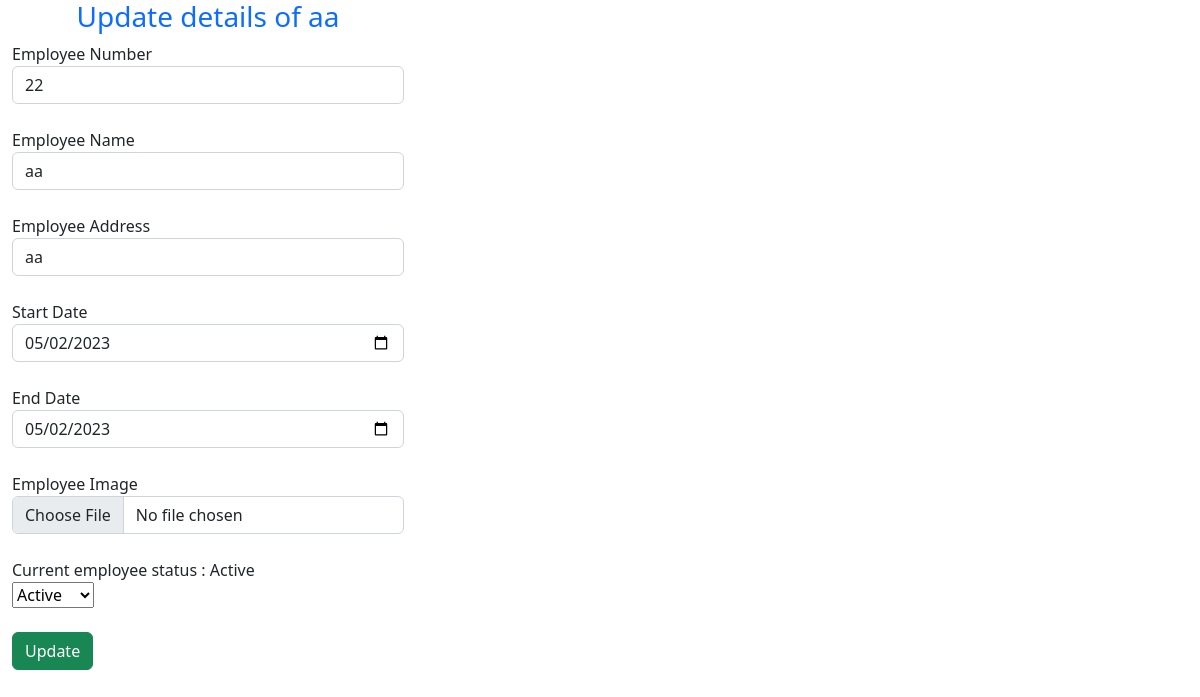
The app's page /emp/updateData/13 (signed in), older data.
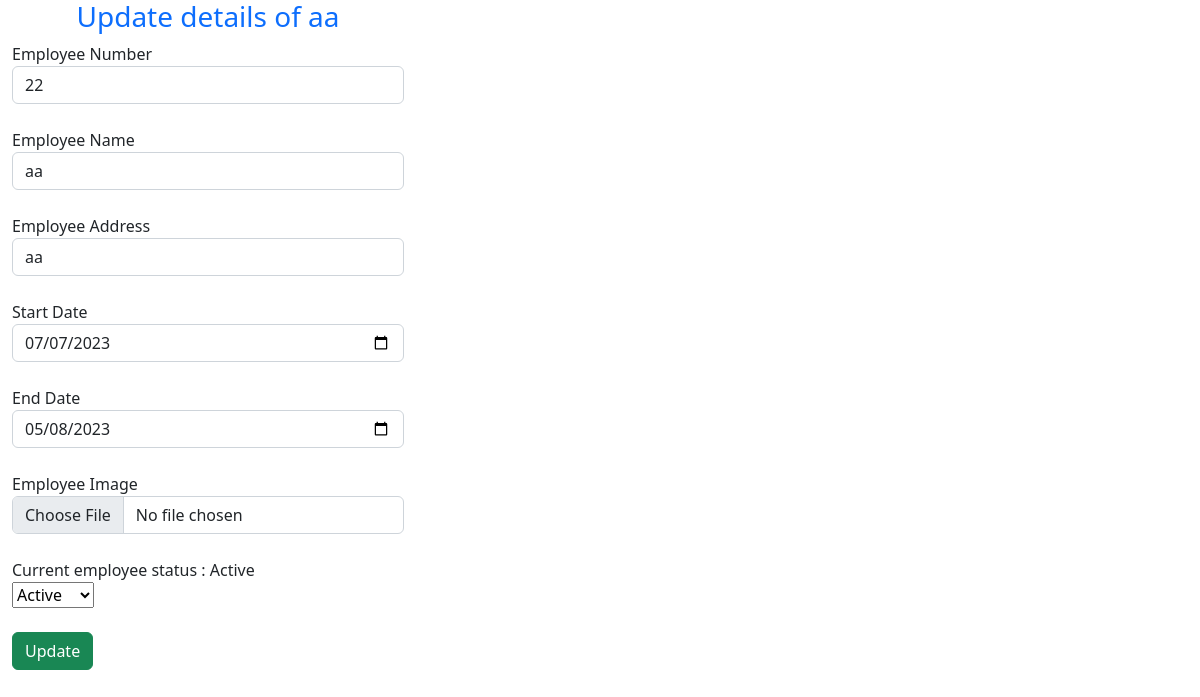
The same page, newer data.
### Employee/models.py (models this page shows)
class Datas(models.Model):
    Emp_no = models.IntegerField(default="")
    Name = models.CharField(max_length=20,default="")
    Address = models.CharField(max_length=50,default="")
    Emp_start_date = models.DateField(max_length=20,default="", blank=True)
    Emp_end_date = models.DateField(max_length=20,default="")
    Image = models.ImageField(upload_to=filepath,null=True, blank=True)
    Status= models.CharField(max_length=20,default="")

### Employee/views.py (the view, shortened to what this page needs)
# urls.py: path('updateData/<int:id>',updateData,name="updateData"),
@login_required
def updateData(request,id):   #127.0.0.1:8000/updateData
    mydata=Datas.objects.get(id=id)
    return render(request,'update.html',{'data':mydata})

### Employee/templates/update.html (shortened to what this page needs)
<html>
    <head>
        {% load static %}
        <link rel="stylesheet" href="{% static 'bootstrap/css/bootstrap.min.css' %}">
  <link rel="stylesheet" href="https://cdn.jsdelivr.net/npm/bootstrap@5.2.3/dist/css/bootstrap.min.css">
    </head>
    <body>
        <div class="container-fluid" >
            <div class="col-md-offset-4 col-md-4">
                <form action="" method="POST" autocomplete="off">
                <h3 class="page-header text-primary text-center"> Update details of {{data.Name}}</h3>
                <div class="form-group">
                    <label>Employee Number</label>
                    <input type="number" class="form-control" value="{{data.Emp_no}}" name="emp_no">
                </div><br>
                <div class="form-group">
                    <label>Employee Name</label>
                    <input type="text" class="form-control" value="{{data.Name}}" name="name">
                </div><br>
                <div class="form-group">
                    <label>Employee Address</label>
                    <input type="text" class="form-control" value="{{data.Address}}" name="address">
                </div><br>
                <div class="form-group">
                    <label>Start Date</label>
                    <input type="date" class="form-control" value="{{data.Emp_start_date|date:"Y-m-d"}}" name="emp_start_date">
                </div><br>
                <div class="form-group">
                    <label>End Date</label>
                    <input type="date" class="form-control" value="{{data.Emp_end_date|date:"Y-m-d"}}" name="emp_end_date">
                </div><br>
                <div class="form-group">
                    <label>Employee Image</label>
                    <input type="file" class="form-control" required name="image">
                </div><br>
                <div class="form-group">
                    <label>Current employee status : {{data.Status}}</label><br>
                    <select name="status" id="status">
                        <option value="Active">Active</option>
                    </select>
                </div><br>
                <div class="form-group">
                    <input type="submit" value="Update" class="btn btn-success">
                </div>
            </form>
            </div>
        </div>
    </body>
</html>

Row changes from the older to the newer data that the page shows:
changed Datas "Active": emp_start_date "05/02/2023" → "07/07/2023"; emp_end_date "05/02/2023" → "05/08/2023"
